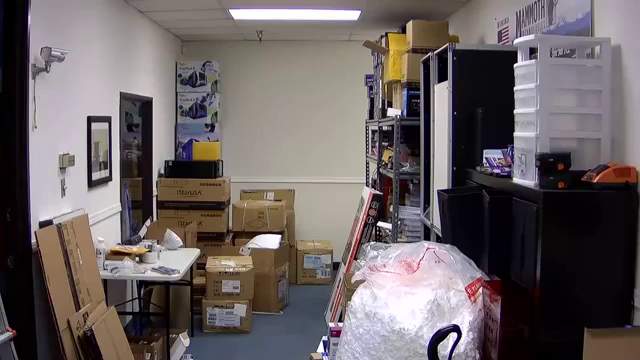
#> input picture frame 66 of Intro_OpenCV/tratamiento_imagenes/detector_movimiento/SCRIPTS/video4.mp4, 640 x 360 px
$ python PASO9_GuardarVideo.py
#> lines starting #> are read from the running program, lines starting #| are printed output that depends on the picture
import cv2
import numpy as np
import os
import datetime

# Creamos el objeto de video
# captura = cv2.VideoCapture('video.mp4')
dir = "Intro_OpenCV/tratamiento_imagenes/detector_movimiento/SCRIPTS/"
captura = cv2.VideoCapture(dir + "video4.mp4")

# ----------------------------------------------
# PASO_9: GUARDAR VIDEO
frame_width = int(captura.get(3))
frame_height = int(captura.get(4))
out = cv2.VideoWriter(
    "salida_0.avi",
    cv2.VideoWriter_fourcc("M", "J", "P", "G"),
    25,
    (frame_width, frame_height),
)
# ----------------------------------------------

fondo = None

while True:
    # Capturamos frame a frame
    (grabbed, imagen) = captura.read()
#> imagen is the input picture: shape (360, 640, 3); mean B, G, R 99, 98.5, 106.9
    # Si hemos llegado al final del vÃ­deo salimos
    if not grabbed:
        break
    # ----------------------------------------------
    # PASO_1: CONVERSION A ESCALA DE GRISES Y SUAVIZAMOS
    gris = cv2.cvtColor(imagen, cv2.COLOR_BGR2GRAY)
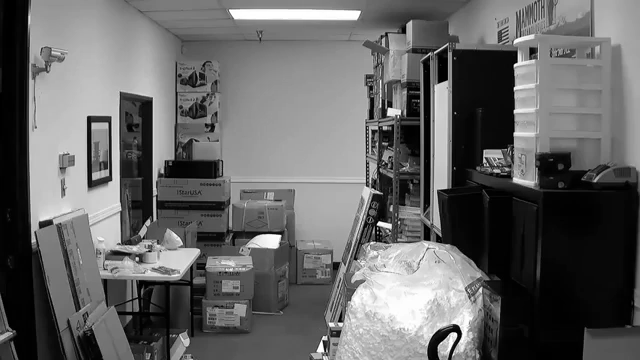
#> gris: shape (360, 640); min 0, max 255, mean 101.1

    # Aplicamos suavizado para eliminar ruido
    gris = cv2.GaussianBlur(gris, (7, 7), 0)
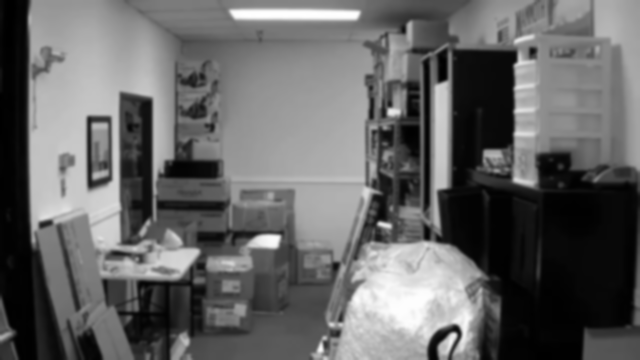
#> gris: shape (360, 640); min 0, max 255, mean 101.1
    # ----------------------------------------------

    # ----------------------------------------------
    # PASO_2: DEFINICION DE FONDO
    # Si todavía no hemos obtenido el fondo, lo obtenemos
    # Será el primer frame que obtengamos
    if fondo is None:
        fondo = gris
        cv2.imwrite("Fondo.jpg", fondo)
        continue
    cv2.imshow("Fondo", fondo)
    # ----------------------------------------------

    # ----------------------------------------------
    # PASO_3: RESTA DE FRAME ACTUAL Y FONDO PREDEFINIDO
    resta = cv2.absdiff(gris, fondo)
    cv2.imshow("Resta", resta)
    # ----------------------------------------------

    # ----------------------------------------------
    # PASO_4: UMBRALIZACION
    _, MASCARA = cv2.threshold(resta, 60, 255, cv2.THRESH_BINARY)
    cv2.imshow("Mascara", MASCARA)

    # Dilatamos el umbral para tapar agujeros
    MASCARA = cv2.erode(MASCARA, None, iterations=2)
    MASCARA = cv2.dilate(MASCARA, None, iterations=25)
    cv2.imshow("MASCARA", MASCARA)
    # ----------------------------------------------

    # ----------------------------------------------
    # PASO_5: CONTEO DE PIXELES BLANCOS
    pixeles_blancos = cv2.countNonZero(MASCARA)
    print("Numero de pixeles blancos: ", pixeles_blancos)
    # ----------------------------------------------

    # ----------------------------------------------
    # PASO_6: REGISTRO LOCAL
    if pixeles_blancos > 2000:
        # print('ALERTA')
        # --- definir formato para guardar 18h-5m-12s
        ahora = datetime.datetime.now()
        hora = str(ahora.hour)
        minuto = str(ahora.minute)
        segundo = str(ahora.second)
        nombre_imagen = hora + "h-" + minuto + "m-" + segundo + "s" + ".jpg"
        cv2.imwrite(nombre_imagen, imagen)
    # ----------------------------------------------

    # ----------------------------------------------
    # PASO_7: BUSQUEDA DE CONTORNOS
    # Buscamos contorno en la imagen
    contornos, _ = cv2.findContours(MASCARA, cv2.RETR_EXTERNAL, cv2.CHAIN_APPROX_SIMPLE)
    print("Numero de contornos: ", contornos)
    # ----------------------------------------------

    # ----------------------------------------------
    # PASO_8: DIBUJO DE CONTORNOS
    for c in contornos:
        # Eliminamos los contornos más pequeños
        area = cv2.contourArea(c)
        if area < 5000:
            continue

        # Obtenemos el bounds del contorno, el rectángulo mayor que engloba al contorno
        (x, y, w, h) = cv2.boundingRect(c)
        # Dibujamos el rectángulo del bounds
        cv2.rectangle(imagen, (x, y), (x + w, y + h), (6, 1, 205), 7)
        # cv2.drawContours(imagen, [c], -1, (0, 255, 0), 2, cv2.LINE_AA)
    # ----------------------------------------------

    # ----------------------------------------------
    # PASO_9: GUARDAR VIDEO
    out.write(imagen)
    # ----------------------------------------------

    # Mostramos imagen
    cv2.imshow("Video", imagen)
    # Capturamos teclado
    tecla = cv2.waitKey(25) & 0xFF
    # Salimos si la tecla presionada es ESC
    if tecla == 27:
        break

# Liberamos objeto
captura.release()
# Destruimos ventanas
cv2.destroyAllWindows()

$ run again, starting later in the video
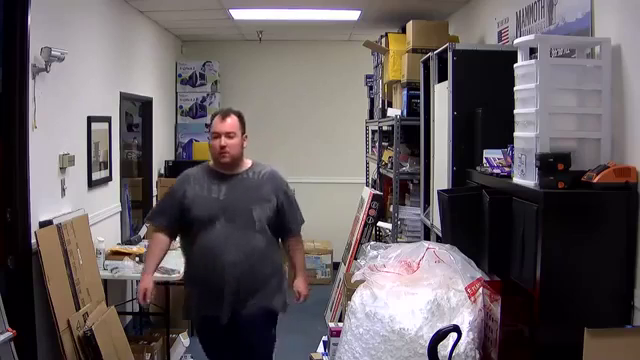
#> input picture frame 528 of Intro_OpenCV/tratamiento_imagenes/detector_movimiento/SCRIPTS/video4.mp4, 640 x 360 px
#> imagen is the input picture: shape (360, 640, 3); mean B, G, R 95.2, 92.8, 100.7
#> `gris = cv2.cvtColor(imagen, cv2.COLOR_BGR2GRAY)`:
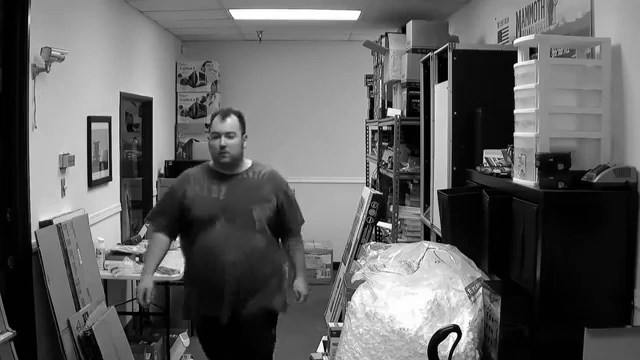
#> gris: shape (360, 640); min 0, max 255, mean 95.4
#> `gris = cv2.GaussianBlur(gris, (7, 7), 0)`:
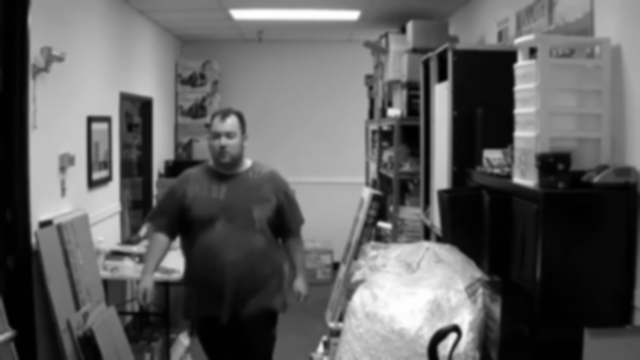
#> gris: shape (360, 640); min 0, max 255, mean 95.4
